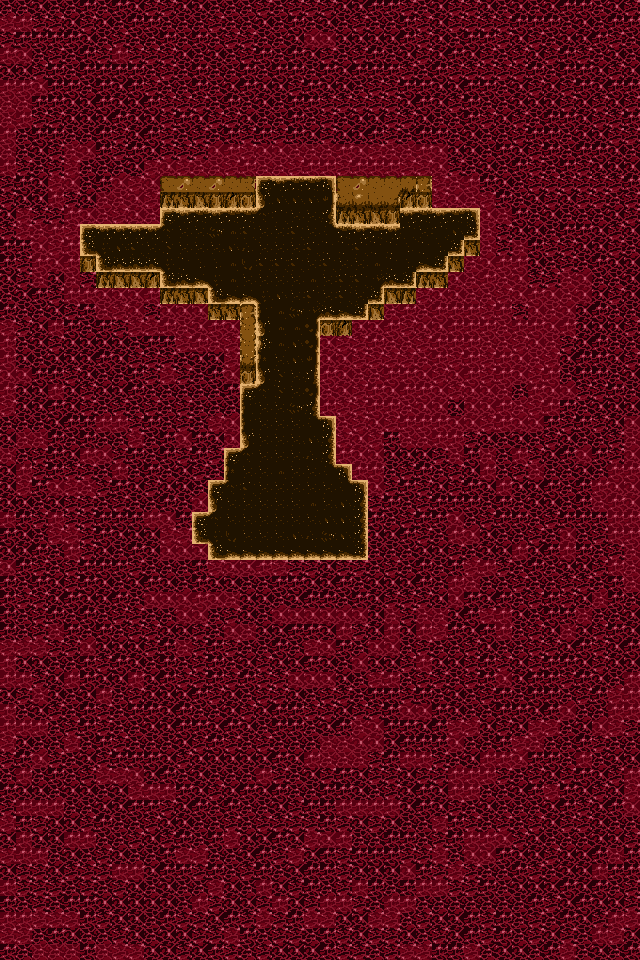

A level layout from a 2D game, rendered from its tile map. Below: a short description, then the map file with tile-grid data replaced by summaries:
An orthogonal 40x60 tile map with 16x16 px tiles, 1 tile layer (Tile Layer 1), 3 tilesets and 22 objects.

<map version="1.10" tiledversion="1.11.2" orientation="orthogonal" renderorder="right-down" width="40" height="60" tilewidth="16" tileheight="16" infinite="0" nextlayerid="2" nextobjectid="1">
 <tileset firstgid="1" name="fever" tilewidth="16" tileheight="16" tilecount="200" columns="20">
  <image source="../../bevy-jam-7-templatoid/assets/textures/tiles/fever.png" width="320" height="160" />
  <tile id="0">
   <objectgroup draworder="index" id="2">
    <object id="1" x="0" y="0" width="16" height="16" />
   </objectgroup>
  </tile>
  <tile id="1">
   <objectgroup draworder="index" id="2">
    <object id="1" x="0" y="0" width="16" height="16" />
   </objectgroup>
  </tile>
  <tile id="2">
   <objectgroup draworder="index" id="2">
    <object id="1" x="0" y="0" width="16" height="16" />
   </objectgroup>
  </tile>
  <tile id="3">
   <objectgroup draworder="index" id="2">
    <object id="1" x="0" y="0" width="16" height="16" />
   </objectgroup>
  </tile>
  <tile id="4">
   <objectgroup draworder="index" id="2">
    <object id="1" x="0" y="0" width="16" height="16" />
   </objectgroup>
  </tile>
  <tile id="5">
   <objectgroup draworder="index" id="2">
    <object id="1" x="0" y="0" width="16" height="16" />
   </objectgroup>
  </tile>
  <tile id="20">
   <objectgroup draworder="index" id="2">
    <object id="1" x="0" y="0" width="16" height="16" />
   </objectgroup>
  </tile>
  <tile id="23">
   <objectgroup draworder="index" id="2">
    <object id="1" x="0" y="0" width="16" height="16" />
   </objectgroup>
  </tile>
  <tile id="24">
   <objectgroup draworder="index" id="2">
    <object id="1" x="0" y="0" width="16" height="16" />
   </objectgroup>
  </tile>
  <tile id="25">
   <objectgroup draworder="index" id="2">
    <object id="1" x="0" y="0" width="16" height="16" />
   </objectgroup>
  </tile>
  <tile id="40">
   <objectgroup draworder="index" id="2">
    <object id="1" x="0" y="0" width="16" height="16" />
   </objectgroup>
  </tile>
  <tile id="41">
   <objectgroup draworder="index" id="2">
    <object id="1" x="0" y="0" width="16" height="16" />
   </objectgroup>
  </tile>
  <tile id="42">
   <objectgroup draworder="index" id="2">
    <object id="1" x="0" y="0" width="16" height="16" />
   </objectgroup>
  </tile>
  <tile id="43">
   <objectgroup draworder="index" id="2">
    <object id="1" x="0" y="0" width="16" height="16" />
   </objectgroup>
  </tile>
  <tile id="44">
   <objectgroup draworder="index" id="2">
    <object id="1" x="0" y="0" width="16" height="16" />
   </objectgroup>
  </tile>
  <tile id="45">
   <objectgroup draworder="index" id="2">
    <object id="1" x="0" y="0" width="16" height="16" />
   </objectgroup>
  </tile>
  <tile id="60">
   <objectgroup draworder="index" id="2">
    <object id="1" x="0" y="0" width="16" height="16" />
   </objectgroup>
  </tile>
  <tile id="61">
   <objectgroup draworder="index" id="2">
    <object id="1" x="0" y="0" width="16" height="16" />
   </objectgroup>
  </tile>
  <tile id="62">
   <objectgroup draworder="index" id="2">
    <object id="1" x="0" y="0" width="16" height="16" />
   </objectgroup>
  </tile>
  <tile id="63">
   <objectgroup draworder="index" id="2">
    <object id="1" x="0" y="0" width="16" height="16" />
   </objectgroup>
  </tile>
  <tile id="64">
   <objectgroup draworder="index" id="2">
    <object id="1" x="0" y="0" width="16" height="16" />
   </objectgroup>
  </tile>
  <tile id="65">
   <objectgroup draworder="index" id="2">
    <object id="1" x="0" y="0" width="16" height="16" />
   </objectgroup>
  </tile>
 </tileset>
 <tileset firstgid="201" name="Tiles-updated" tilewidth="16" tileheight="16" tilecount="200" columns="20">
  <image source="../../bevy-jam-7-templatoid/assets/Tiles.png" width="320" height="160" />
 </tileset>
 <tileset firstgid="401" name="Tiles" tilewidth="16" tileheight="16" tilecount="200" columns="20">
  <image source="../../bevy-jam-7-templatoid/assets/Tiles.png" width="320" height="160" />
 </tileset>
 <layer id="1" name="Tile Layer 1" width="40" height="60">
  <data>[2400 cells, 2400 non-empty, 76 distinct tile ids]</data>
 </layer>
</map>
